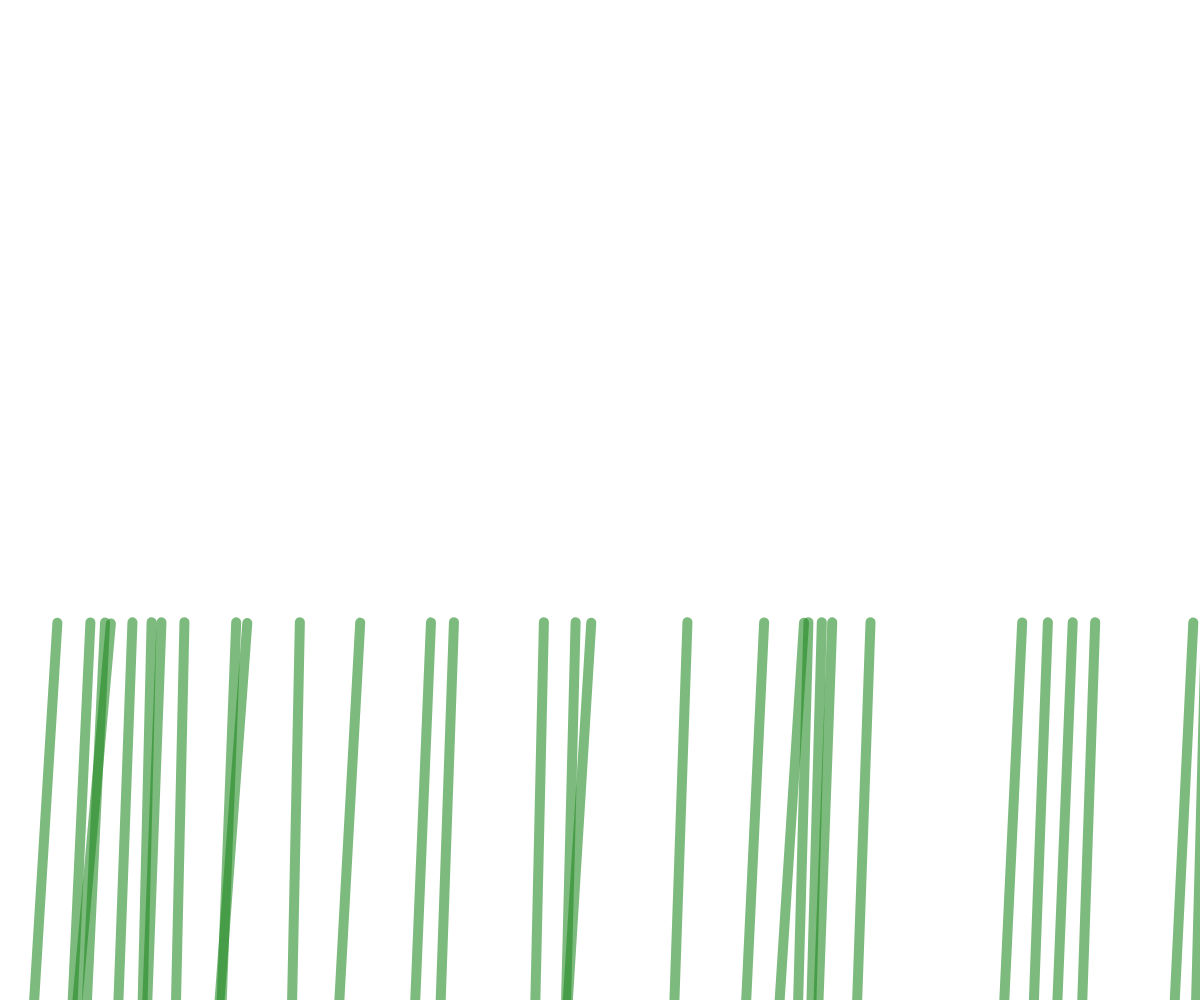
Frame 1 (no input)
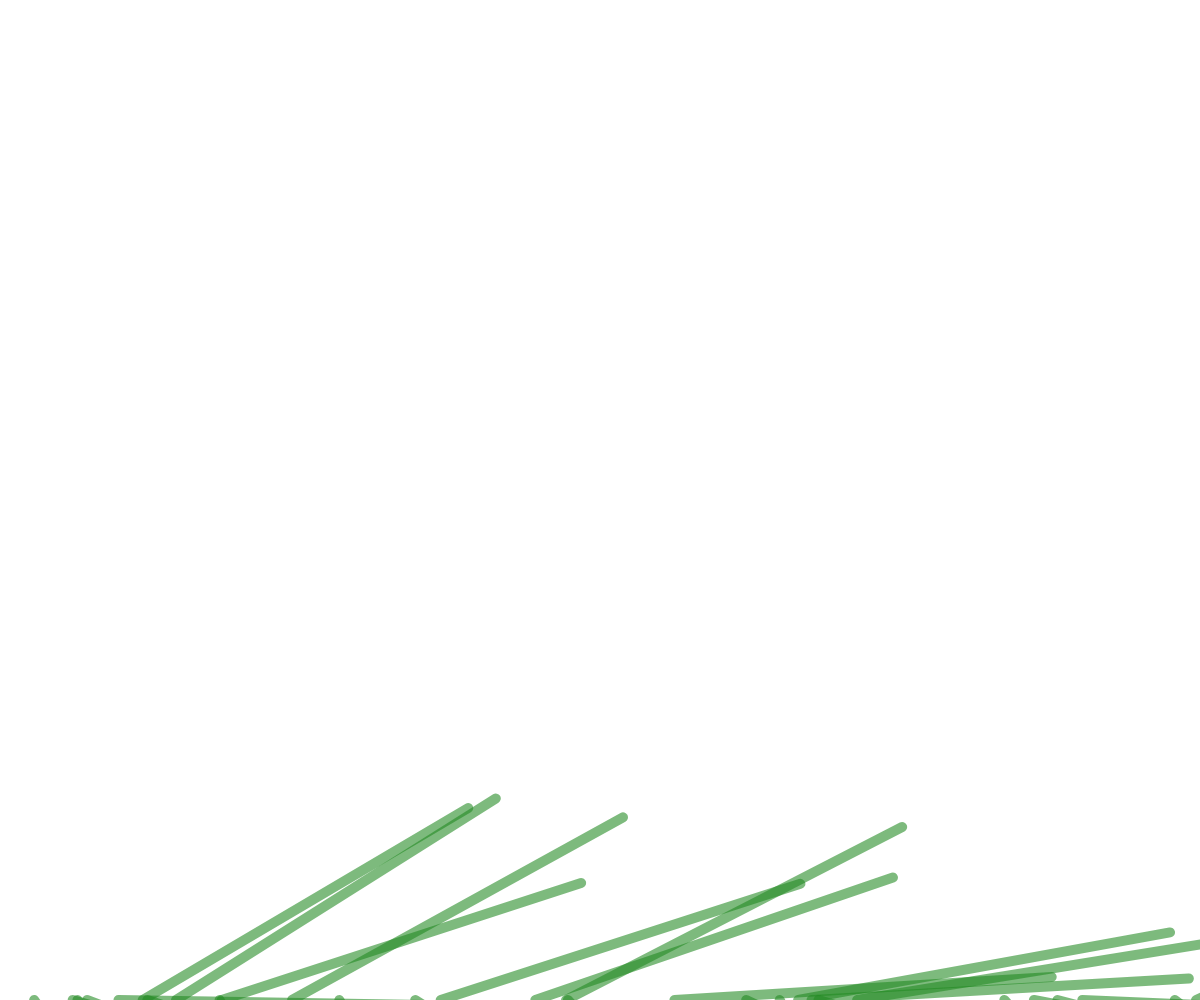
Frame 60 (no input)
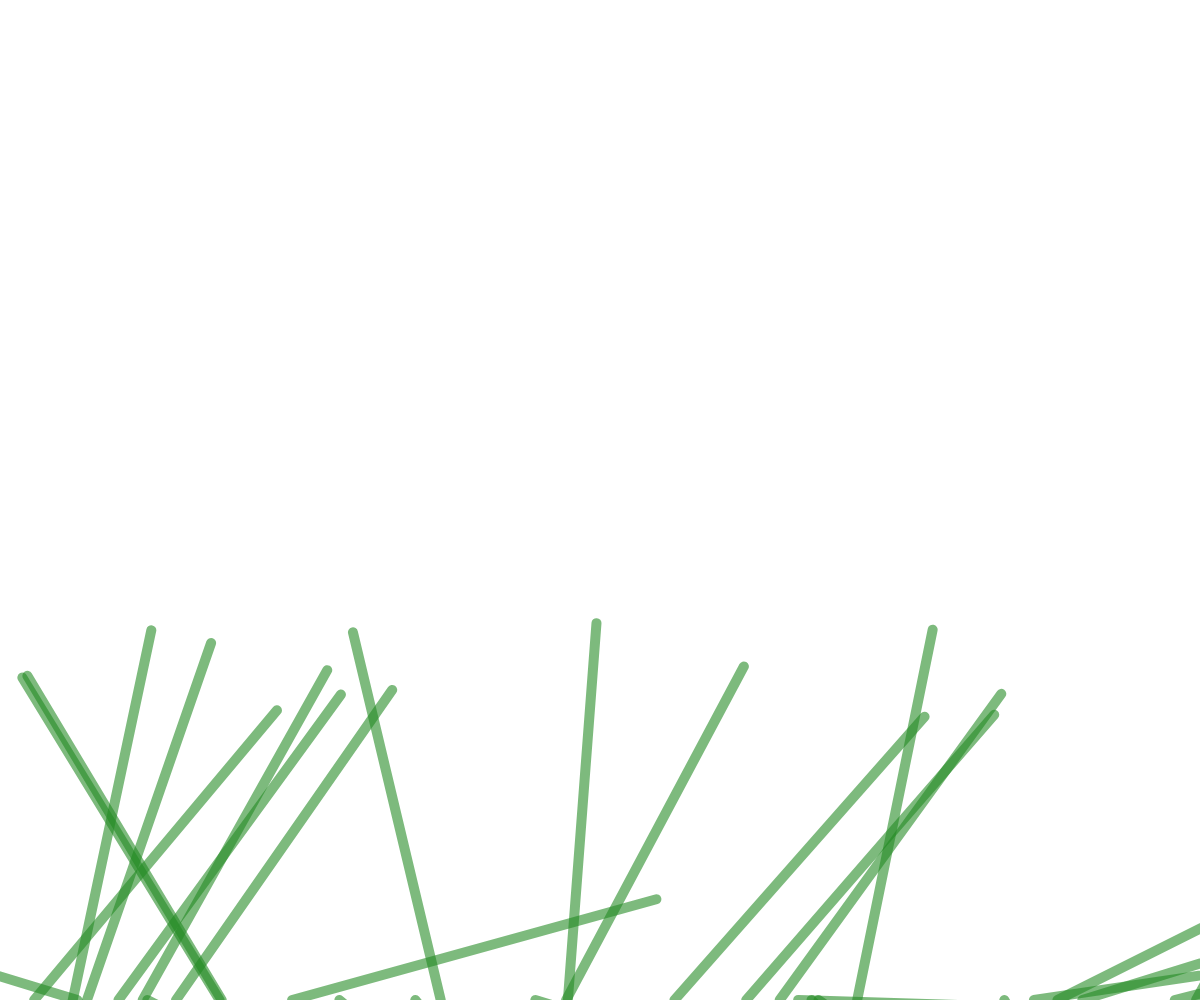
Frame 120 (the mouse pressed at the canvas centre since frame 60)

The p5.js sketch that drew these frames (run headless with seeded random() and noise() and a simulated clock; from frame 60 on, the mouse is pressed at the canvas centre):

// p5.js sketch
// ── sketch.js
let seaGrass = [];

function setup() {
  createCanvas(windowWidth, windowHeight);
  // 設置畫布背景透明
  clear();
  // 創建海草物件
  for (let i = 0; i < 30; i++) { // 增加到 30 條線
    seaGrass.push(new SeaGrass(random(width), height));
  }
}

function draw() {
  clear(); // 清除畫布，保持背景透明

  // 繪製海草
  for (let i = 0; i < seaGrass.length; i++) {
    seaGrass[i].update();
    seaGrass[i].display();
  }
}

// 定義海草類別
class SeaGrass {
  constructor(x, y) {
    this.x = x;
    this.y = y;
    this.angle = 0; // 初始角度為0
    this.length = 10 * 37.795275591; // 海草的長度，50公分轉換為像素
    this.amplitude = random(1, 3); // 輕微波動幅度
    this.frequency = random(0.01, 0.03); // 波動頻率
  }

  update() {
    // 改變海草隨時間波動的角度
    this.angle = sin(frameCount * this.frequency) * this.amplitude;
  }

  display() {
    push();
    translate(this.x, this.y); // 將繪製原點移到海草的基點
    rotate(this.angle); // 根據角度旋轉
    stroke(34, 139, 34, 150); // 海草顏色，帶透明度
    strokeWeight(10); // 設定線條寬度為原來的五倍
    line(0, 0, 0, -this.length); // 畫海草
    pop();
  }
}

function windowResized() {
  resizeCanvas(windowWidth, windowHeight);
}
